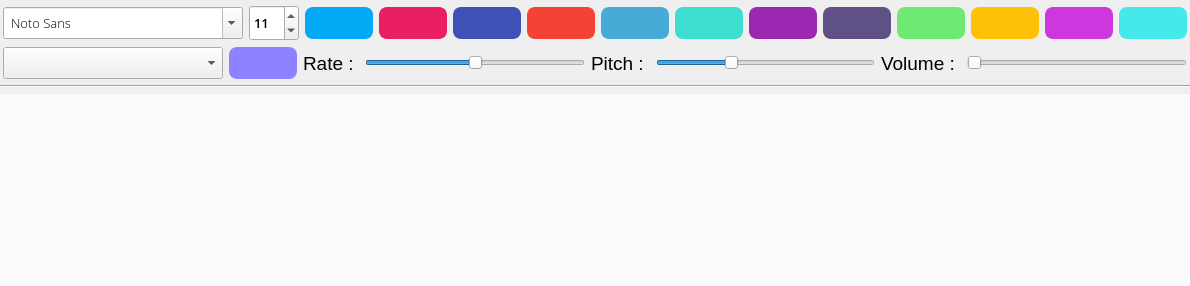
  <widget class="QWidget" name="centralwidget">
   <property name="sizePolicy">
    <sizepolicy hsizetype="Preferred" vsizetype="Preferred">
     <horstretch>0</horstretch>
     <verstretch>0</verstretch>
    </sizepolicy>
   </property>
   <layout class="QVBoxLayout" name="verticalLayout">
    <property name="spacing">
     <number>6</number>
    </property>
    <property name="leftMargin">
     <number>0</number>
    </property>
    <property name="topMargin">
     <number>0</number>
    </property>
    <property name="rightMargin">
     <number>0</number>
    </property>
    <property name="bottomMargin">
     <number>0</number>
    </property>
    <item>
     <widget class="QWidget" name="toolbar_layout" native="true">
      <layout class="QHBoxLayout" name="horizontal_layout">
       <property name="spacing">
        <number>6</number>
       </property>
       <property name="leftMargin">
        <number>3</number>
       </property>
       <property name="topMargin">
        <number>5</number>
       </property>
       <property name="rightMargin">
        <number>3</number>
       </property>
       <property name="bottomMargin">
        <number>0</number>
       </property>
       <item>
        <widget class="QFontComboBox" name="fontSelector">
         <property name="sizePolicy">
          <sizepolicy hsizetype="Expanding" vsizetype="Fixed">
           <horstretch>0</horstretch>
           <verstretch>0</verstretch>
          </sizepolicy>
         </property>
         <property name="font">
          <font>
           <family>Open Sans Light</family>
           <pointsize>10</pointsize>
          </font>
         </property>
         <property name="focusPolicy">
          <enum>Qt::ClickFocus</enum>
         </property>
         <property name="styleSheet">
          <string notr="true">QFontComboBox{ padding:5px;}</string>
         </property>
         <property name="editable">
          <bool>true</bool>
         </property>
         <property name="maxVisibleItems">
          <number>15</number>
         </property>
         <property name="fontFilters">
          <set>QFontComboBox::AllFonts</set>
         </property>
         <property name="currentFont">
          <font>
           <family>Bahnschrift Light</family>
           <pointsize>10</pointsize>
          </font>
         </property>
        </widget>
       </item>
       <item>
        <widget class="QSpinBox" name="fontSizeSelector">
         <property name="sizePolicy">
          <sizepolicy hsizetype="Expanding" vsizetype="Fixed">
           <horstretch>0</horstretch>
           <verstretch>0</verstretch>
          </sizepolicy>
         </property>
         <property name="minimumSize">
          <size>
           <width>0</width>
           <height>0</height>
          </size>
         </property>
         <property name="font">
          <font>
           <family>Open Sans SemiBold</family>
           <pointsize>10</pointsize>
          </font>
         </property>
         <property name="focusPolicy">
          <enum>Qt::ClickFocus</enum>
         </property>
         <property name="styleSheet">
          <string notr="true">QSpinBox{
	padding:5px 0;
}</string>
         </property>
         <property name="suffix">
          <string/>
         </property>
         <property name="minimum">
          <number>1</number>
         </property>
         <property name="maximum">
          <number>100</number>
         </property>
         <property name="singleStep">
          <number>5</number>
         </property>
         <property name="value">
          <number>11</number>
         </property>
        </widget>
       </item>
       <item>
        <widget class="QPushButton" name="boldButton">
         <property name="sizePolicy">
          <sizepolicy hsizetype="Expanding" vsizetype="Fixed">
           <horstretch>0</horstretch>
           <verstretch>0</verstretch>
          </sizepolicy>
         </property>
         <property name="font">
          <font>
           <pointsize>17</pointsize>
          </font>
         </property>
         <property name="cursor">
          <cursorShape>PointingHandCursor</cursorShape>
         </property>
         <property name="toolTip">
          <string>&lt;html&gt;&lt;head/&gt;&lt;body&gt;&lt;p&gt;&lt;span style=&quot; font-size:9pt; font-weight:600;&quot;&gt;Press Me To Bold Like I Am!&lt;/span&gt;&lt;/p&gt;&lt;/body&gt;&lt;/html&gt;</string>
         </property>
         <property name="styleSheet">
          <string notr="true">QPushButton{
	background:#03A9F4;
	border:2px solid #03A9F4;
	padding:1px;
	border-radius:8px;
	color:white;
}
QPushButton:hover{
	background:#0397da;

}</string>
         </property>
         <property name="text">
          <string/>
         </property>
         <property name="icon">
          <iconset>
           <normaloff>../icons/bold.png</normaloff>../icons/bold.png</iconset>
         </property>
         <property name="iconSize">
          <size>
           <width>29</width>
           <height>26</height>
          </size>
         </property>
        </widget>
       </item>
       <item>
        <widget class="QPushButton" name="italicButton">
         <property name="sizePolicy">
          <sizepolicy hsizetype="Expanding" vsizetype="Fixed">
           <horstretch>0</horstretch>
           <verstretch>0</verstretch>
          </sizepolicy>
         </property>
         <property name="font">
          <font>
           <pointsize>17</pointsize>
          </font>
         </property>
         <property name="cursor">
          <cursorShape>PointingHandCursor</cursorShape>
         </property>
         <property name="toolTip">
          <string>&lt;html&gt;&lt;head/&gt;&lt;body&gt;&lt;p&gt;&lt;span style=&quot; font-size:9pt; font-style:italic;&quot;&gt;Press Me To Italic Like I Am!&lt;/span&gt;&lt;/p&gt;&lt;/body&gt;&lt;/html&gt;</string>
         </property>
         <property name="styleSheet">
          <string notr="true">QPushButton{
	background:#E91E63;
	border:2px solid #E91E63;
	padding:1px;
	border-radius:8px;
	color:white;
}
QPushButton:hover{
	background:#c20948;
}</string>
         </property>
         <property name="text">
          <string/>
         </property>
         <property name="icon">
          <iconset>
           <normaloff>../icons/italic.png</normaloff>../icons/italic.png</iconset>
         </property>
         <property name="iconSize">
          <size>
           <width>29</width>
           <height>26</height>
          </size>
         </property>
        </widget>
       </item>
       <item>
        <widget class="QPushButton" name="underlineButton">
         <property name="sizePolicy">
          <sizepolicy hsizetype="Expanding" vsizetype="Fixed">
           <horstretch>0</horstretch>
           <verstretch>0</verstretch>
          </sizepolicy>
         </property>
         <property name="font">
          <font>
           <pointsize>17</pointsize>
          </font>
         </property>
         <property name="cursor">
          <cursorShape>PointingHandCursor</cursorShape>
         </property>
         <property name="toolTip">
          <string>&lt;html&gt;&lt;head/&gt;&lt;body&gt;&lt;p&gt;&lt;span style=&quot; font-size:10pt; text-decoration: underline;&quot;&gt;Press Me To Underlined Like I Am!&lt;/span&gt;&lt;/p&gt;&lt;/body&gt;&lt;/html&gt;</string>
         </property>
         <property name="styleSheet">
          <string notr="true">QPushButton{
	background:#3F51B5;
	border:2px solid #3F51B5;
	padding:1px;
	border-radius:8px;
	color:white;
}
QPushButton:hover{
	background:#303b78;


}</string>
         </property>
         <property name="text">
          <string/>
         </property>
         <property name="icon">
          <iconset>
           <normaloff>../icons/underlined.png</normaloff>../icons/underlined.png</iconset>
         </property>
         <property name="iconSize">
          <size>
           <width>29</width>
           <height>26</height>
          </size>
         </property>
        </widget>
       </item>
       <item>
        <widget class="QPushButton" name="resetButton">
         <property name="sizePolicy">
          <sizepolicy hsizetype="Expanding" vsizetype="Fixed">
           <horstretch>0</horstretch>
           <verstretch>0</verstretch>
          </sizepolicy>
         </property>
         <property name="font">
          <font>
           <pointsize>17</pointsize>
          </font>
         </property>
         <property name="cursor">
          <cursorShape>PointingHandCursor</cursorShape>
         </property>
         <property name="toolTip">
          <string>&lt;html&gt;&lt;head/&gt;&lt;body&gt;&lt;p&gt;&lt;span style=&quot; font-size:9pt;&quot;&gt;Press Me To Reset!&lt;/span&gt;&lt;/p&gt;&lt;/body&gt;&lt;/html&gt;</string>
         </property>
         <property name="styleSheet">
          <string notr="true">QPushButton{
	background:#F44336;
	border:2px solid #F44336;
	padding:1px;
	border-radius:8px;
	color:white;
}
QPushButton:hover{
	background:#e13528;

}</string>
         </property>
         <property name="text">
          <string/>
         </property>
         <property name="icon">
          <iconset>
           <normaloff>../icons/reset.png</normaloff>../icons/reset.png</iconset>
         </property>
         <property name="iconSize">
          <size>
           <width>29</width>
           <height>26</height>
          </size>
         </property>
        </widget>
       </item>
       <item>
        <widget class="QPushButton" name="upperToLowerButton">
         <property name="sizePolicy">
          <sizepolicy hsizetype="Expanding" vsizetype="Fixed">
           <horstretch>0</horstretch>
           <verstretch>0</verstretch>
          </sizepolicy>
         </property>
         <property name="font">
          <font>
           <pointsize>17</pointsize>
          </font>
         </property>
         <property name="cursor">
          <cursorShape>PointingHandCursor</cursorShape>
         </property>
         <property name="toolTip">
          <string>&lt;html&gt;&lt;head/&gt;&lt;body&gt;&lt;p&gt;&lt;span style=&quot; font-size:9pt;&quot;&gt;Upper Case To Lower Case!&lt;/span&gt;&lt;/p&gt;&lt;/body&gt;&lt;/html&gt;</string>
         </property>
         <property name="styleSheet">
          <string notr="true">QPushButton{
	background:#47abd8;
	border:2px solid #47abd8;
	padding:1px;
	border-radius:8px;
	color:white;
}
QPushButton:hover{
	background:#3c8fb5;

}</string>
         </property>
         <property name="text">
          <string/>
         </property>
         <property name="icon">
          <iconset>
           <normaloff>../../../Downloads/67689.png</normaloff>../../../Downloads/67689.png</iconset>
         </property>
         <property name="iconSize">
          <size>
           <width>29</width>
           <height>26</height>
          </size>
         </property>
        </widget>
       </item>
       <item>
        <widget class="QPushButton" name="lowerToUpperButton">
         <property name="sizePolicy">
          <sizepolicy hsizetype="Expanding" vsizetype="Fixed">
           <horstretch>0</horstretch>
           <verstretch>0</verstretch>
          </sizepolicy>
         </property>
         <property name="font">
          <font>
           <pointsize>17</pointsize>
          </font>
         </property>
         <property name="cursor">
          <cursorShape>PointingHandCursor</cursorShape>
         </property>
         <property name="toolTip">
          <string>&lt;html&gt;&lt;head/&gt;&lt;body&gt;&lt;p&gt;&lt;span style=&quot; font-size:9pt;&quot;&gt;Lower Case To Upper Case!&lt;/span&gt;&lt;/p&gt;&lt;/body&gt;&lt;/html&gt;</string>
         </property>
         <property name="styleSheet">
          <string notr="true">
QPushButton{
	background:#3ddecf;
	border:2px solid #3ddecf;
	padding:1px;
	border-radius:8px;
	color:white;
}
QPushButton:hover{
	background:#30c6b8;

}</string>
         </property>
         <property name="text">
          <string/>
         </property>
         <property name="icon">
          <iconset>
           <normaloff>../icons/ltu.png</normaloff>../icons/ltu.png</iconset>
         </property>
         <property name="iconSize">
          <size>
           <width>36</width>
           <height>29</height>
          </size>
         </property>
        </widget>
       </item>
       <item>
        <widget class="QPushButton" name="smallCapsButton">
         <property name="sizePolicy">
          <sizepolicy hsizetype="Expanding" vsizetype="Fixed">
           <horstretch>0</horstretch>
           <verstretch>0</verstretch>
          </sizepolicy>
         </property>
         <property name="font">
          <font>
           <family>MS Sans Serif</family>
           <pointsize>17</pointsize>
          </font>
         </property>
         <property name="cursor">
          <cursorShape>PointingHandCursor</cursorShape>
         </property>
         <property name="styleSheet">
          <string notr="true">
QPushButton{
	background:#9C27B0;
	border:2px solid #9C27B0;
	padding:1px;
	border-radius:8px;
	color:white;
}
QPushButton:hover{
	background:#7a188b;
}</string>
         </property>
         <property name="text">
          <string/>
         </property>
         <property name="icon">
          <iconset>
           <normaloff>../icons/small_caps.png</normaloff>../icons/small_caps.png</iconset>
         </property>
         <property name="iconSize">
          <size>
           <width>33</width>
           <height>26</height>
          </size>
         </property>
        </widget>
       </item>
       <item>
        <widget class="QPushButton" name="capitalizationButton">
         <property name="sizePolicy">
          <sizepolicy hsizetype="Expanding" vsizetype="Fixed">
           <horstretch>0</horstretch>
           <verstretch>0</verstretch>
          </sizepolicy>
         </property>
         <property name="font">
          <font>
           <pointsize>17</pointsize>
          </font>
         </property>
         <property name="cursor">
          <cursorShape>PointingHandCursor</cursorShape>
         </property>
         <property name="styleSheet">
          <string notr="true">
QPushButton{
	background:#5f5185;
	border:2px solid #5f5185;
	padding:1px;
	border-radius:8px;
	color:white;
}
QPushButton:hover{
	background:#453a61;
}</string>
         </property>
         <property name="text">
          <string/>
         </property>
         <property name="icon">
          <iconset>
           <normaloff>../icons/capitaliziation.png</normaloff>../icons/capitaliziation.png</iconset>
         </property>
         <property name="iconSize">
          <size>
           <width>29</width>
           <height>26</height>
          </size>
         </property>
        </widget>
       </item>
       <item>
        <widget class="QPushButton" name="copyText">
         <property name="sizePolicy">
          <sizepolicy hsizetype="Expanding" vsizetype="Fixed">
           <horstretch>0</horstretch>
           <verstretch>0</verstretch>
          </sizepolicy>
         </property>
         <property name="font">
          <font>
           <pointsize>17</pointsize>
          </font>
         </property>
         <property name="cursor">
          <cursorShape>PointingHandCursor</cursorShape>
         </property>
         <property name="toolTip">
          <string>&lt;html&gt;&lt;head/&gt;&lt;body&gt;&lt;p align=&quot;center&quot;&gt;&lt;span style=&quot; font-size:9pt;&quot;&gt;Copy All To Clipboard!&lt;/span&gt;&lt;/p&gt;&lt;/body&gt;&lt;/html&gt;</string>
         </property>
         <property name="styleSheet">
          <string notr="true">
QPushButton{
	background:#6eea73;
	border:2px solid #6eea73;
	padding:1px;
	border-radius:8px;
	color:white;
}
QPushButton:hover{
	background:#48b64c;
}</string>
         </property>
         <property name="text">
          <string/>
         </property>
         <property name="icon">
          <iconset>
           <normaloff>../icons/copy.png</normaloff>../icons/copy.png</iconset>
         </property>
         <property name="iconSize">
          <size>
           <width>29</width>
           <height>26</height>
          </size>
         </property>
        </widget>
       </item>
       <item>
        <widget class="QPushButton" name="insertImage">
         <property name="sizePolicy">
          <sizepolicy hsizetype="Expanding" vsizetype="Fixed">
           <horstretch>0</horstretch>
           <verstretch>0</verstretch>
          </sizepolicy>
         </property>
         <property name="font">
          <font>
           <pointsize>17</pointsize>
          </font>
         </property>
         <property name="cursor">
          <cursorShape>PointingHandCursor</cursorShape>
         </property>
         <property name="styleSheet">
          <string notr="true">
QPushButton{
	background:#FFC107;
	border:2px solid #FFC107;
	padding:1px;
	border-radius:8px;
	color:white;
}
QPushButton:hover{
	background:#e18f17;
}</string>
         </property>
         <property name="text">
          <string/>
         </property>
         <property name="icon">
          <iconset>
           <normaloff>../icons/image.png</normaloff>../icons/image.png</iconset>
         </property>
         <property name="iconSize">
          <size>
           <width>29</width>
           <height>26</height>
          </size>
         </property>
        </widget>
       </item>
       <item>
        <widget class="QPushButton" name="bulletedListButton">
         <property name="sizePolicy">
          <sizepolicy hsizetype="Expanding" vsizetype="Fixed">
           <horstretch>0</horstretch>
           <verstretch>0</verstretch>
          </sizepolicy>
         </property>
         <property name="font">
          <font>
           <pointsize>17</pointsize>
          </font>
         </property>
         <property name="cursor">
          <cursorShape>ArrowCursor</cursorShape>
         </property>
         <property name="contextMenuPolicy">
          <enum>Qt::ActionsContextMenu</enum>
         </property>
         <property name="styleSheet">
          <string notr="true">
QPushButton{
	background:#cc37df;
	border:2px solid #cc37df;
	padding:1px;
	border-radius:8px;
	color:white;
}
QPushButton:hover{
	background:#ad29bd;
}</string>
         </property>
         <property name="text">
          <string/>
         </property>
         <property name="icon">
          <iconset>
           <normaloff>../icons/bulleted_list.png</normaloff>../icons/bulleted_list.png</iconset>
         </property>
         <property name="iconSize">
          <size>
           <width>29</width>
           <height>26</height>
          </size>
         </property>
        </widget>
       </item>
       <item>
        <widget class="QPushButton" name="tableButton">
         <property name="sizePolicy">
          <sizepolicy hsizetype="Expanding" vsizetype="Fixed">
           <horstretch>0</horstretch>
           <verstretch>0</verstretch>
          </sizepolicy>
         </property>
         <property name="font">
          <font>
           <pointsize>17</pointsize>
          </font>
         </property>
         <property name="cursor">
          <cursorShape>ArrowCursor</cursorShape>
         </property>
         <property name="styleSheet">
          <string notr="true">
QPushButton{
	background:#45e9eb;
	border:2px solid #45e9eb;
	padding:1px;
	border-radius:8px;
	color:white;
}
QPushButton:hover{
	background:#38c7c8;
}</string>
         </property>
         <property name="text">
          <string/>
         </property>
         <property name="icon">
          <iconset>
           <normaloff>../icons/table.png</normaloff>../icons/table.png</iconset>
         </property>
         <property name="iconSize">
          <size>
           <width>29</width>
           <height>26</height>
          </size>
         </property>
        </widget>
       </item>
      </layout>
     </widget>
    </item>
    <item>
     <widget class="QWidget" name="otherControls" native="true">
      <property name="focusPolicy">
       <enum>Qt::NoFocus</enum>
      </property>
      <layout class="QHBoxLayout" name="horizontalLayout_2" stretch="0,0,0,0,0,0,0,0">
       <property name="leftMargin">
        <number>3</number>
       </property>
       <property name="topMargin">
        <number>0</number>
       </property>
       <property name="rightMargin">
        <number>3</number>
       </property>
       <property name="bottomMargin">
        <number>0</number>
       </property>
       <item>
        <widget class="QComboBox" name="voicesBox">
         <property name="sizePolicy">
          <sizepolicy hsizetype="Expanding" vsizetype="Preferred">
           <horstretch>0</horstretch>
           <verstretch>0</verstretch>
          </sizepolicy>
         </property>
         <property name="minimumSize">
          <size>
           <width>0</width>
           <height>0</height>
          </size>
         </property>
         <property name="baseSize">
          <size>
           <width>0</width>
           <height>0</height>
          </size>
         </property>
         <property name="font">
          <font>
           <pointsize>10</pointsize>
          </font>
         </property>
         <property name="focusPolicy">
          <enum>Qt::ClickFocus</enum>
         </property>
         <property name="contextMenuPolicy">
          <enum>Qt::DefaultContextMenu</enum>
         </property>
         <property name="styleSheet">
          <string notr="true"/>
         </property>
         <property name="currentIndex">
          <number>-1</number>
         </property>
         <property name="frame">
          <bool>true</bool>
         </property>
        </widget>
       </item>
       <item>
        <widget class="QPushButton" name="speakButton">
         <property name="sizePolicy">
          <sizepolicy hsizetype="Fixed" vsizetype="Fixed">
           <horstretch>0</horstretch>
           <verstretch>0</verstretch>
          </sizepolicy>
         </property>
         <property name="font">
          <font>
           <pointsize>17</pointsize>
          </font>
         </property>
         <property name="cursor">
          <cursorShape>PointingHandCursor</cursorShape>
         </property>
         <property name="styleSheet">
          <string notr="true">
QPushButton{
	background:rgb(141, 130, 255);
	border:2px solid rgb(141 ,130 ,255);
	padding:1px;
	border-radius:8px;
	color:white;
}
QPushButton:hover{
	background:rgb(107 ,97, 207);
}</string>
         </property>
         <property name="text">
          <string/>
         </property>
         <property name="icon">
          <iconset>
           <normaloff>../icons/speak.png</normaloff>../icons/speak.png</iconset>
         </property>
         <property name="iconSize">
          <size>
           <width>45</width>
           <height>26</height>
          </size>
         </property>
        </widget>
       </item>
       <item>
        <widget class="QLabel" name="label">
         <property name="font">
          <font>
           <pointsize>14</pointsize>
          </font>
         </property>
         <property name="text">
          <string>Rate : </string>
         </property>
        </widget>
       </item>
       <item>
        <widget class="QSlider" name="voiceRate">
         <property name="font">
          <font>
           <pointsize>10</pointsize>
          </font>
         </property>
         <property name="cursor">
          <cursorShape>PointingHandCursor</cursorShape>
         </property>
         <property name="contextMenuPolicy">
          <enum>Qt::ActionsContextMenu</enum>
         </property>
         <property name="minimum">
          <number>-100</number>
         </property>
         <property name="maximum">
          <number>100</number>
         </property>
         <property name="value">
          <number>0</number>
         </property>
         <property name="orientation">
          <enum>Qt::Horizontal</enum>
         </property>
        </widget>
       </item>
       <item>
        <widget class="QLabel" name="label_2">
         <property name="font">
          <font>
           <pointsize>14</pointsize>
          </font>
         </property>
         <property name="text">
          <string>Pitch : </string>
         </property>
        </widget>
       </item>
       <item>
        <widget class="QSlider" name="voicePitch">
         <property name="font">
          <font>
           <pointsize>10</pointsize>
          </font>
         </property>
         <property name="cursor">
          <cursorShape>PointingHandCursor</cursorShape>
         </property>
         <property name="contextMenuPolicy">
          <enum>Qt::ActionsContextMenu</enum>
         </property>
         <property name="minimum">
          <number>-100</number>
         </property>
         <property name="maximum">
          <number>200</number>
         </property>
         <property name="orientation">
          <enum>Qt::Horizontal</enum>
         </property>
        </widget>
       </item>
       <item>
        <widget class="QLabel" name="label_3">
         <property name="font">
          <font>
           <pointsize>14</pointsize>
          </font>
         </property>
         <property name="text">
          <string>Volume : </string>
         </property>
        </widget>
       </item>
       <item>
        <widget class="QSlider" name="voiceVolume">
         <property name="font">
          <font>
           <pointsize>10</pointsize>
          </font>
         </property>
         <property name="cursor">
          <cursorShape>PointingHandCursor</cursorShape>
         </property>
         <property name="contextMenuPolicy">
          <enum>Qt::ActionsContextMenu</enum>
         </property>
         <property name="minimum">
          <number>1</number>
         </property>
         <property name="maximum">
          <number>500</number>
         </property>
         <property name="orientation">
          <enum>Qt::Horizontal</enum>
         </property>
         <property name="invertedAppearance">
          <bool>false</bool>
         </property>
         <property name="invertedControls">
          <bool>false</bool>
         </property>
        </widget>
       </item>
      </layout>
     </widget>
    </item>
    <item>
     <widget class="Line" name="line">
      <property name="sizePolicy">
       <sizepolicy hsizetype="Expanding" vsizetype="Fixed">
        <horstretch>0</horstretch>
        <verstretch>0</verstretch>
       </sizepolicy>
      </property>
      <property name="orientation">
       <enum>Qt::Horizontal</enum>
      </property>
     </widget>
    </item>
    <item>
     <widget class="QTextEdit" name="editor">
      <property name="enabled">
       <bool>true</bool>
      </property>
      <property name="sizePolicy">
       <sizepolicy hsizetype="Expanding" vsizetype="Expanding">
        <horstretch>0</horstretch>
        <verstretch>0</verstretch>
       </sizepolicy>
      </property>
      <property name="minimumSize">
       <size>
        <width>65</width>
        <height>32</height>
       </size>
      </property>
      <property name="baseSize">
       <size>
        <width>53</width>
        <height>1</height>
       </size>
      </property>
      <property name="font">
       <font>
        <family>Open Sans</family>
        <pointsize>18</pointsize>
       </font>
      </property>
      <property name="contextMenuPolicy">
       <enum>Qt::DefaultContextMenu</enum>
      </property>
      <property name="toolTip">
       <string>&lt;html&gt;&lt;head/&gt;&lt;body&gt;&lt;p&gt;Type Your Text!&lt;/p&gt;&lt;/body&gt;&lt;/html&gt;</string>
      </property>
      <property name="styleSheet">
       <string notr="true">QTextEdit{
	background:#fbfbfb;
border:none;
}</string>
      </property>
      <property name="frameShadow">
       <enum>QFrame::Plain</enum>
      </property>
      <property name="autoFormatting">
       <set>QTextEdit::AutoNone</set>
      </property>
      <property name="tabChangesFocus">
       <bool>false</bool>
      </property>
      <property name="lineWrapMode">
       <enum>QTextEdit::WidgetWidth</enum>
      </property>
     </widget>
    </item>
   </layout>
  </widget>
